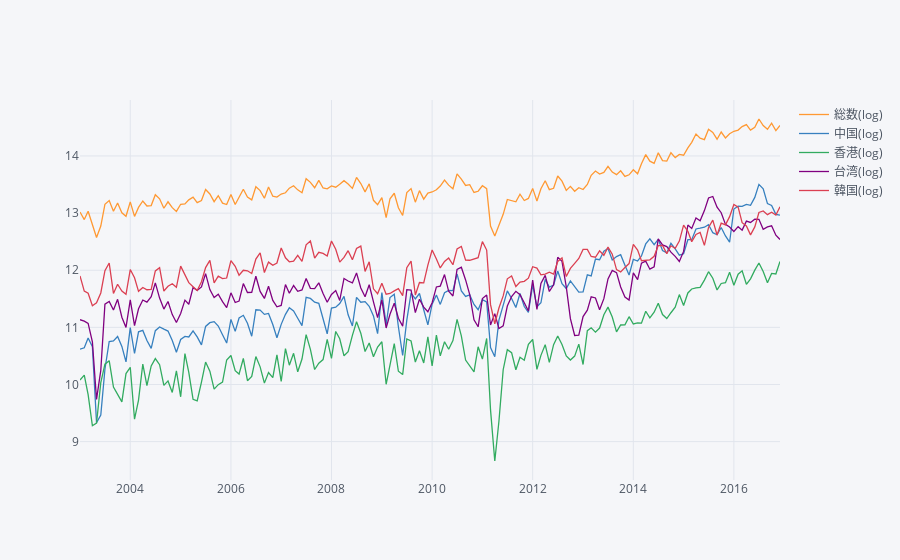

Source (notebook cell):
### Markdown cell above
## モデル定義・推定

### Code cell
df_log_neighbor = df_log.iloc[:,0:5]
df_log_neighbor.iplot()

### Figure 1 — Plotly figure (JSON) as saved in the notebook; plotly's stock layout.template omitted (floating-point values rounded to 4 significant figures; data arrays with more than 128 entries replaced by an {"elided": "..."} marker saying what was removed)
{"data": [{"line": {"color": "rgba(255, 153, 51, 1.0)", "dash": "solid", "width": 1.3}, "mode": "lines", "name": "総数(log)", "text": "", "type": "scatter", "x": {"elided": "168 str values"}, "y": {"elided": "168 float values"}}, {"line": {"color": "rgba(55, 128, 191, 1.0)", "dash": "solid", "width": 1.3}, "mode": "lines", "name": "中国(log)", "text": "", "type": "scatter", "x": {"elided": "168 str values"}, "y": {"elided": "168 float values"}}, {"line": {"color": "rgba(50, 171, 96, 1.0)", "dash": "solid", "width": 1.3}, "mode": "lines", "name": "香港(log)", "text": "", "type": "scatter", "x": {"elided": "168 str values"}, "y": {"elided": "168 float values"}}, {"line": {"color": "rgba(128, 0, 128, 1.0)", "dash": "solid", "width": 1.3}, "mode": "lines", "name": "台湾(log)", "text": "", "type": "scatter", "x": {"elided": "168 str values"}, "y": {"elided": "168 float values"}}, {"line": {"color": "rgba(219, 64, 82, 1.0)", "dash": "solid", "width": 1.3}, "mode": "lines", "name": "韓国(log)", "text": "", "type": "scatter", "x": {"elided": "168 str values"}, "y": {"elided": "168 float values"}}], "layout": {"legend": {"bgcolor": "#F5F6F9", "font": {"color": "#4D5663"}}, "paper_bgcolor": "#F5F6F9", "plot_bgcolor": "#F5F6F9", "titlefont": {"color": "#4D5663"}, "xaxis1": {"gridcolor": "#E1E5ED", "showgrid": true, "tickfont": {"color": "#4D5663"}, "title": "", "titlefont": {"color": "#4D5663"}, "zerolinecolor": "#E1E5ED"}, "yaxis1": {"gridcolor": "#E1E5ED", "showgrid": true, "tickfont": {"color": "#4D5663"}, "title": "", "titlefont": {"color": "#4D5663"}, "zerolinecolor": "#E1E5ED"}}}
